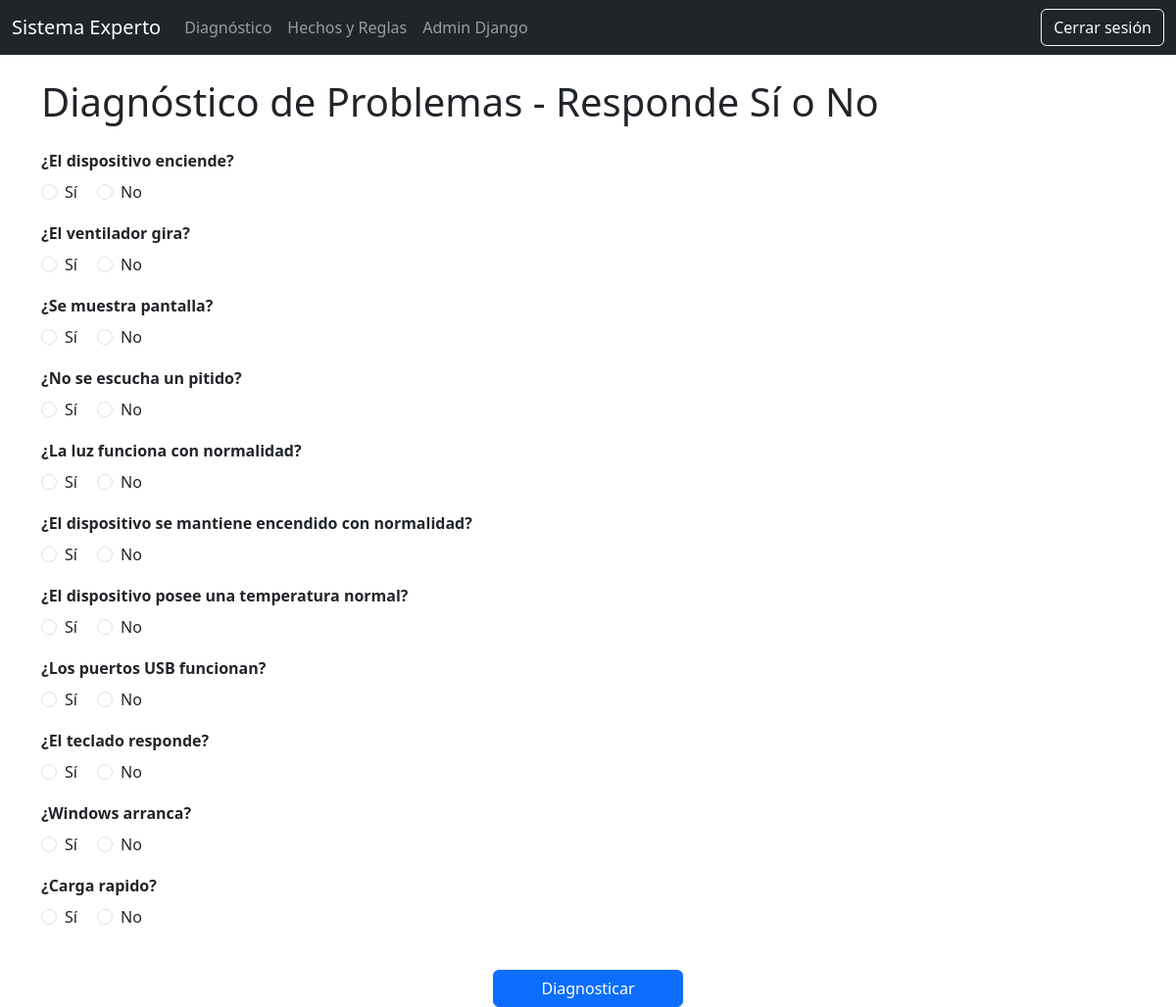
The app's page / (signed in) with its own data.
### taller/models.py (models this page shows, shortened)
class Hecho(models.Model):
    descripcion = models.CharField(max_length=255)
    pregunta = models.CharField(max_length=255)  # Ejemplo: "¿El computador enciende?"

### taller/views.py (the view)
# urls.py: path('', views.index, name='index'),
@login_required
@user_passes_test(lambda u: es_admin(u) or es_usuario(u))
def index(request):
    hechos = Hecho.objects.all()
    es_admin_flag = es_admin(request.user)
    return render(request, 'index.html', {
        'hechos': hechos,
        'es_admin': es_admin_flag
    })

### taller/views.py (called while the page is built)
def es_admin(user):
    return user.groups.filter(name='Administrador').exists()

### taller/templates/index.html (shortened to what this page needs)
{% extends 'base.html' %}
{% block content %}
<h1 class="mb-4">Diagnóstico de Problemas - Responde Sí o No</h1>
<form method="post" action="{% url 'diagnosticar' %}">
    <div class="list-group">
        {% for hecho in hechos %}
        <div class="mb-3">
            <label class="form-label"><strong>{{ hecho.pregunta }}</strong></label><br>
            <div class="form-check form-check-inline">
                <input class="form-check-input" type="radio" name="hecho_{{ hecho.id }}" value="si">
                <label class="form-check-label">Sí</label>
            </div>
            <div class="form-check form-check-inline">
                <input class="form-check-input" type="radio" name="hecho_{{ hecho.id }}" value="no">
                <label class="form-check-label">No</label>
            </div>
        </div>
        {% endfor %}
    </div>
    <div class="mt-4 text-center">
        <button type="submit" class="btn btn-primary px-5">Diagnosticar</button>
    </div>
</form>
{% endblock %}

### records on screen
Hecho: pregunta "¿El dispositivo enciende?"
Hecho: pregunta "¿El ventilador gira?"
Hecho: pregunta "¿Se muestra pantalla?"
Hecho: pregunta "¿No se escucha un pitido?"
Hecho: pregunta "¿La luz funciona con normalidad?"
Hecho: pregunta "¿El dispositivo se mantiene encendido con normalidad?"
Hecho: pregunta "¿El dispositivo posee una temperatura normal?"
Hecho: pregunta "¿Los puertos USB funcionan?"
Hecho: pregunta "¿El teclado responde?"
Hecho: pregunta "¿Windows arranca?"
Hecho: pregunta "¿Carga rapido?"
